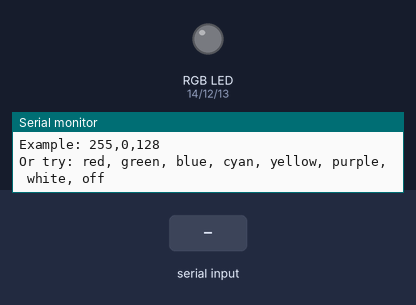
A sketch run on a simulated Arduino Uno, built with avr-gcc and run on an emulated ATmega328P. On the bench: an RGB LED mixed from three pins (HIGH = lit), the last lines printed to the serial monitor. Inputs (shaded band) come from the test bench.

Above: at 1.2 s.
1.3 s: "red\n" received over Serial
At 1.8 s:
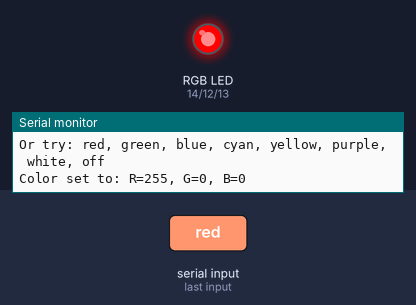
2.8 s: "green\n" received over Serial
At 4.0 s:
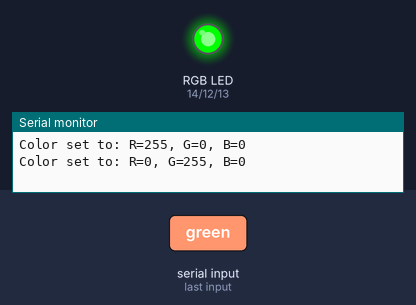
4.3 s: "blue\n" received over Serial
At 5.4 s:
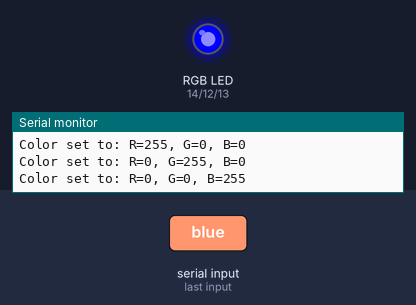
5.8 s: "cyan\n" received over Serial
At 6.6 s:
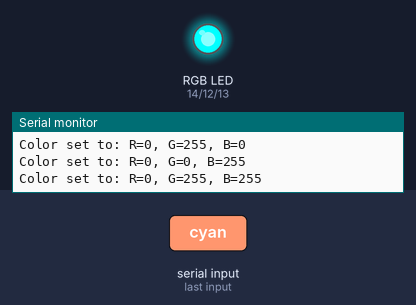
7.3 s: "yellow\n" received over Serial
At 7.8 s:
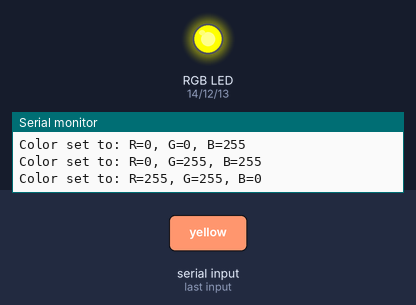
8.8 s: "purple\n" received over Serial
At 10.2 s:
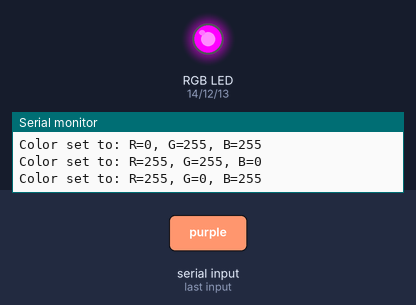
Timing chart, 0 to 11.3 s (numbered marks = the images above; inputs shaded):
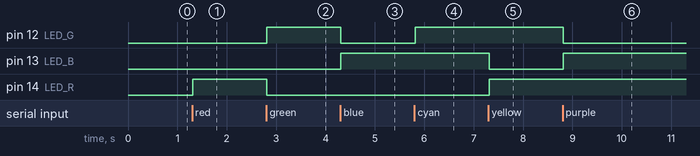

The sketch:

RGB_LED_Tester.ino
```cpp
/*
 * Ultra-Simple RGB LED Color Tester
 * Works with any Arduino board
 */

#define LED_R 14  // Red pin
#define LED_G 12  // Green pin
#define LED_B 13  // Blue pin

void setup() {
  Serial.begin(115200);

  pinMode(LED_R, OUTPUT);
  pinMode(LED_G, OUTPUT);
  pinMode(LED_B, OUTPUT);

  // All LEDs off
  analogWrite(LED_R, 0);
  analogWrite(LED_G, 0);
  analogWrite(LED_B, 0);

  Serial.println("\n\n=== Simple RGB Color Tester ===");
  Serial.println("Send R,G,B values (0-255 each)");
  Serial.println("Example: 255,0,128");
  Serial.println("Or try: red, green, blue, cyan, yellow, purple, white, off");
}

void loop() {
  if (Serial.available()) {
    String input = Serial.readStringUntil('\n');
    input.trim();

    if (input.equals("red")) setColor(255, 0, 0);
    else if (input.equals("green")) setColor(0, 255, 0);
    else if (input.equals("blue")) setColor(0, 0, 255);
    else if (input.equals("cyan")) setColor(0, 255, 255);
    else if (input.equals("yellow")) setColor(255, 255, 0);
    else if (input.equals("purple")) setColor(255, 0, 255);
    else if (input.equals("white")) setColor(255, 255, 255);
    else if (input.equals("off")) setColor(0, 0, 0);
    else {
      // Try to parse R,G,B values
      int firstComma = input.indexOf(',');
      int lastComma = input.lastIndexOf(',');

      if (firstComma > 0 && lastComma > firstComma) {
        int r = input.substring(0, firstComma).toInt();
        int g = input.substring(firstComma + 1, lastComma).toInt();
        int b = input.substring(lastComma + 1).toInt();

        setColor(r, g, b);
      }
    }
  }

  delay(50);
}

void setColor(int r, int g, int b) {
  // Keep values in range
  r = constrain(r, 0, 255);
  g = constrain(g, 0, 255);
  b = constrain(b, 0, 255);

  // Set colors
  analogWrite(LED_R, r);
  analogWrite(LED_G, g);
  analogWrite(LED_B, b);

  // Show what was set
  Serial.print("Color set to: R=");
  Serial.print(r);
  Serial.print(", G=");
  Serial.print(g);
  Serial.print(", B=");
  Serial.println(b);
} 
```

Measured:
- after the input at 1.3 s, pin 14 (LED_R): LOW → HIGH at once
- after the input at 2.8 s, pin 12 (LED_G): LOW → HIGH at once; pin 14 (LED_R): HIGH → LOW at once
- after the input at 4.3 s, pin 12 (LED_G): HIGH → LOW at once; pin 13 (LED_B): LOW → HIGH at once
- after the input at 5.8 s, pin 12 (LED_G): LOW → HIGH at once
- after the input at 7.3 s, pin 13 (LED_B): HIGH → LOW at once; pin 14 (LED_R): LOW → HIGH at once
- after the input at 8.8 s, pin 12 (LED_G): HIGH → LOW at once; pin 13 (LED_B): LOW → HIGH at once
